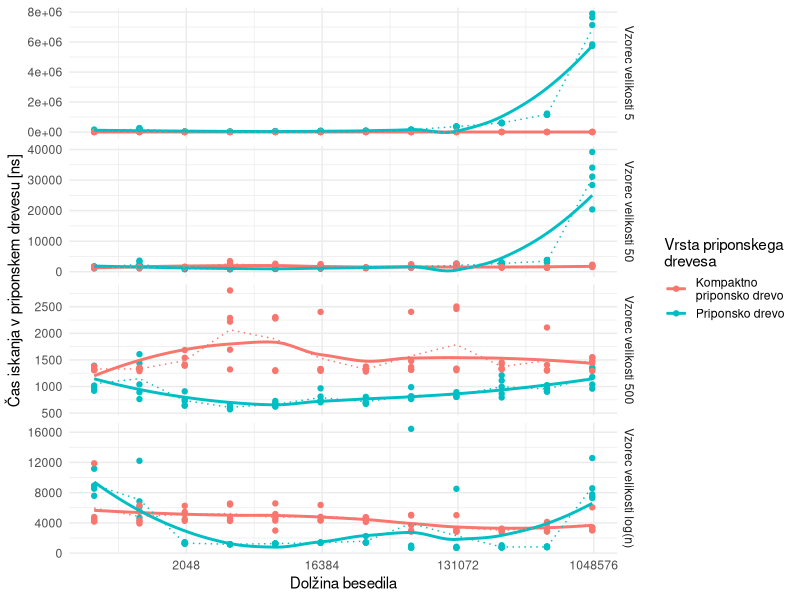
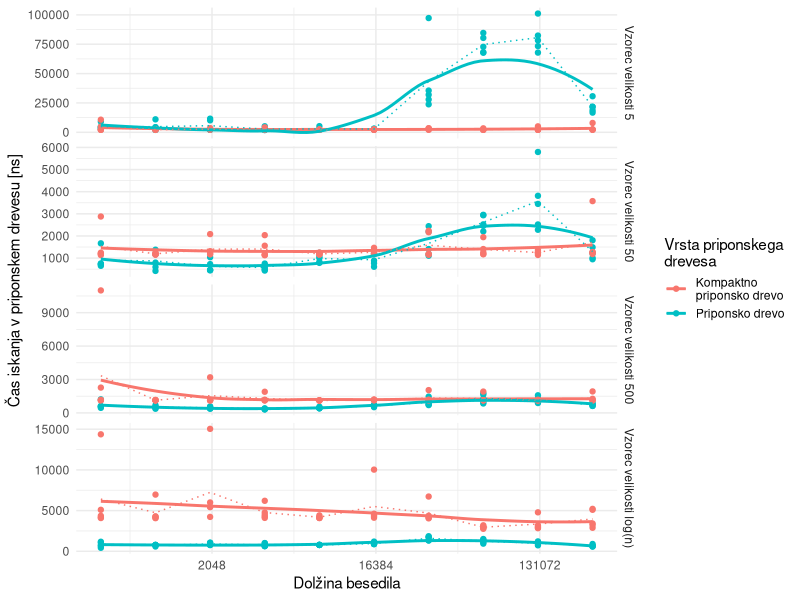
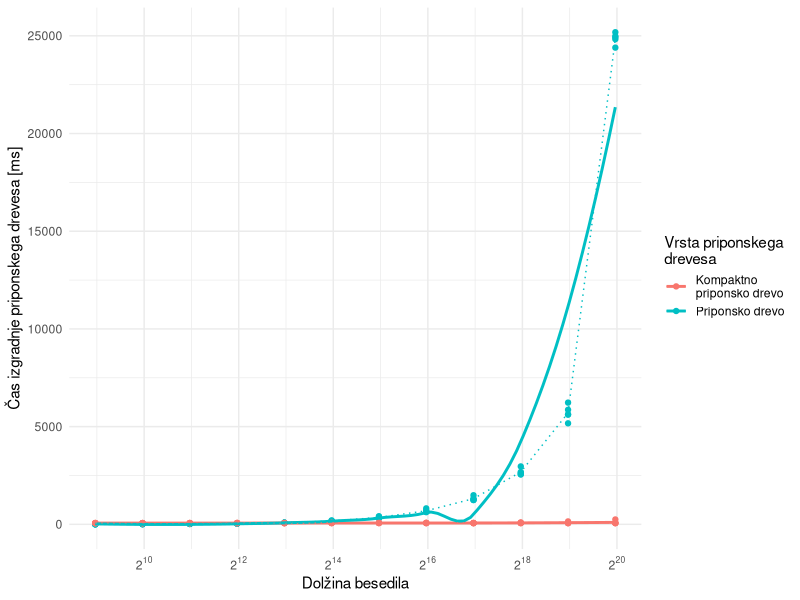
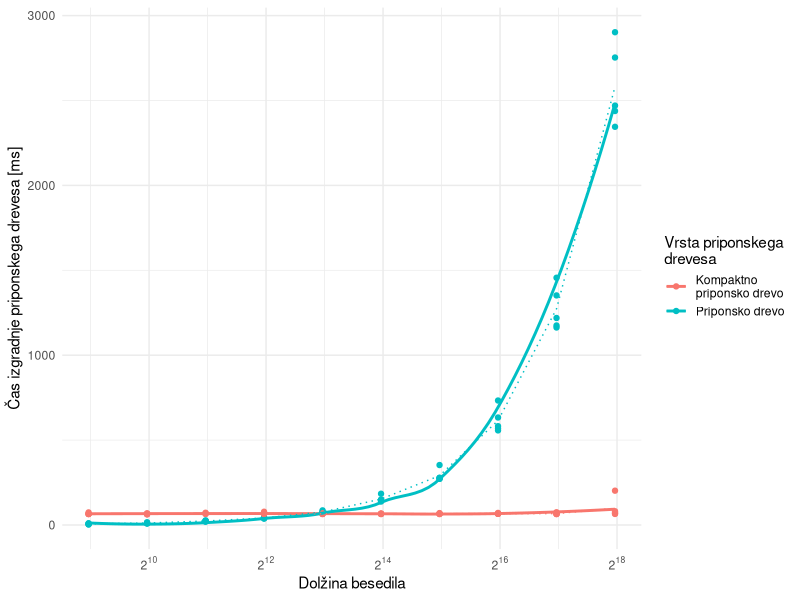
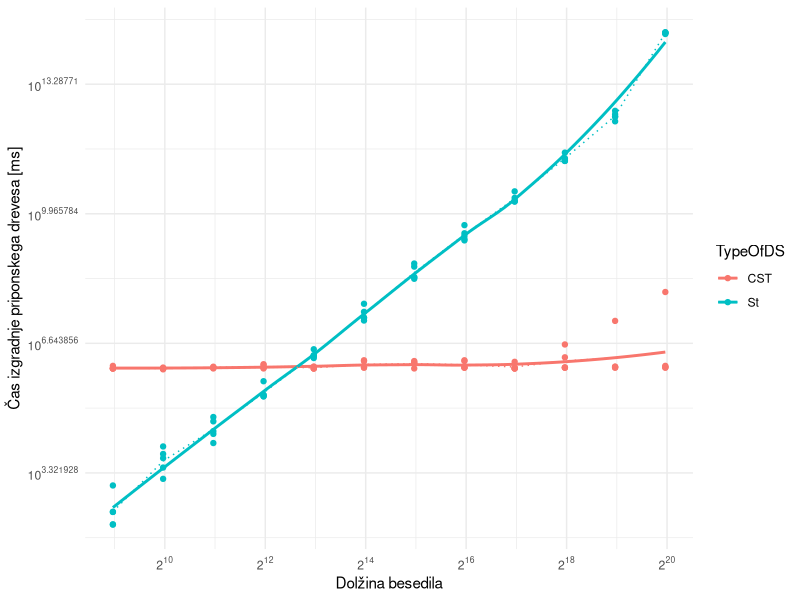
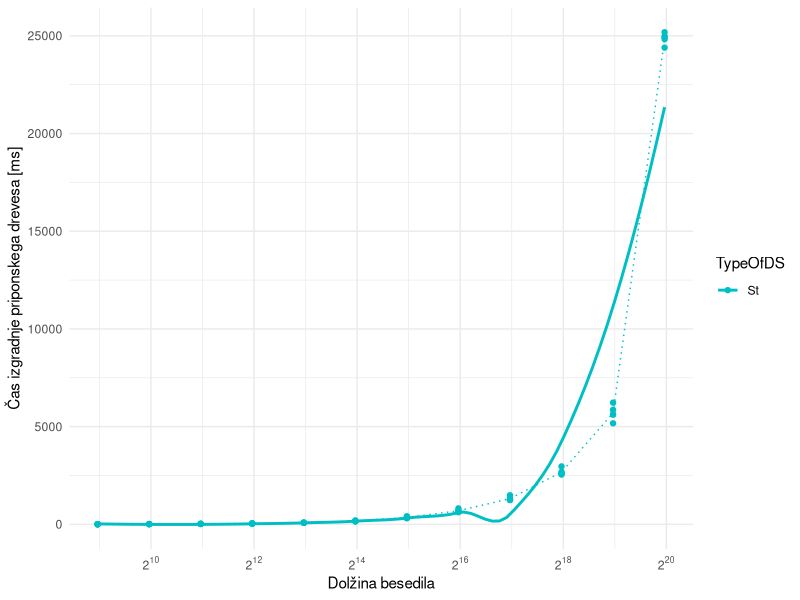
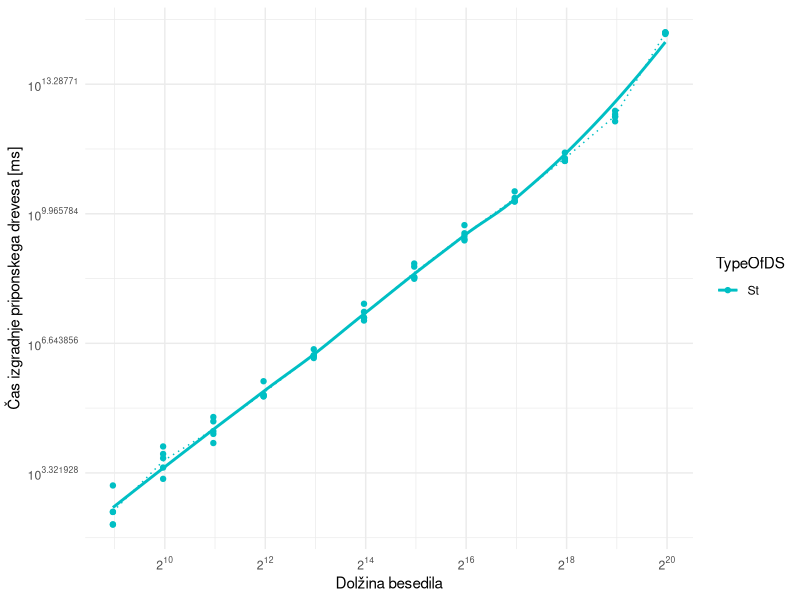
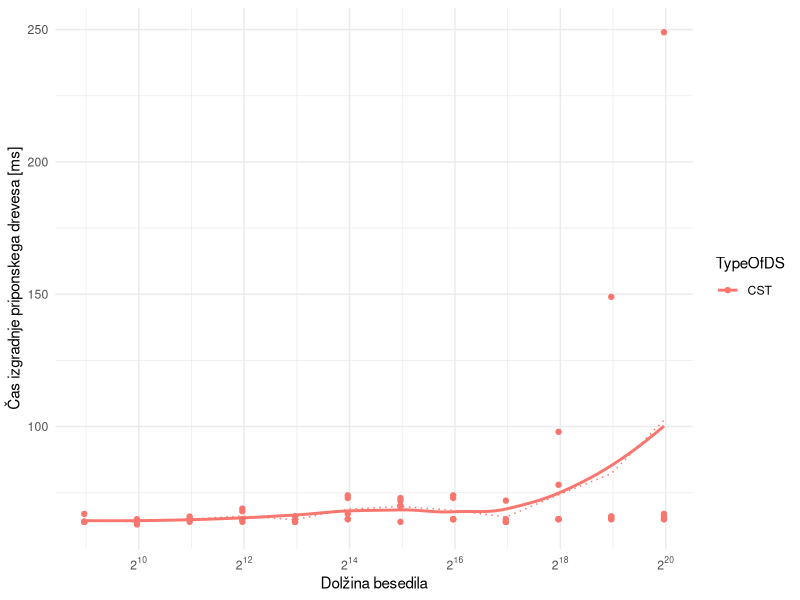

These figures' R source, in order:
library(tidyverse)
library(scales)
data<- read.csv("rezNovPc.csv")
dataSLO<- read.csv("rezNovPcNaKlancu.csv")
dataTidy <- data %>%  pivot_longer(col=starts_with("tFind"),names_to = "PatternLength", values_to = "TimeFind")
dataTidySLO <- dataSLO %>% pivot_longer(col=starts_with("tFind"),names_to = "PatternLength", values_to = "TimeFind")


dataTidy %>%ggplot() +
  aes(x = SizeRun, y = TimeFind, colour = TypeOfDS) +
  geom_point() +
  geom_smooth(se=F)+stat_summary(fun=mean,geom = 'line',linetype = 'dotted')+
  scale_x_continuous(trans = "log2") +
  theme_minimal() +
  labs(y="Čas iskanja v priponskem drevesu [ns]",x="Dolžina besedila")+
  scale_color_discrete(name = "Vrsta priponskega\ndrevesa", labels= c(CST="Kompaktno\npriponsko drevo", St="Priponsko drevo"))+
  facet_grid(scales = "free_y",vars(PatternLength),labeller = as_labeller(c(tFind5="Vzorec velikosti 5", tFind50="Vzorec velikosti 50", tFind500="Vzorec velikosti 500",tFindLog="Vzorec velikosti log(n)")))
ggsave("./Img/IskanjeNovPC.png", bg="white")

dataTidySLO %>%ggplot() +
  aes(x = SizeRun, y = TimeFind, colour = TypeOfDS) +
  geom_point() +
  geom_smooth(se=F)+stat_summary(fun=mean,geom = 'line',linetype = 'dotted')+
  scale_x_continuous(trans = "log2") +
  theme_minimal() +
  labs(y="Čas iskanja v priponskem drevesu [ns]",x="Dolžina besedila")+
  scale_color_discrete(name = "Vrsta priponskega\ndrevesa", labels= c(CST="Kompaktno\npriponsko drevo", St="Priponsko drevo"))+
  facet_grid(scales = "free_y",vars(PatternLength),labeller = as_labeller(c(tFind5="Vzorec velikosti 5", tFind50="Vzorec velikosti 50", tFind500="Vzorec velikosti 500",tFindLog="Vzorec velikosti log(n)")))
ggsave("./Img/IskanjeNovPCSLO.png", bg="white")

#Izgradnja drevesa
data%>% ggplot()+
  aes(x=SizeRun,y=Time,color=TypeOfDS)+
  geom_point()+
  geom_smooth(se=F)+stat_summary(fun=mean,geom = 'line',linetype = 'dotted')+
  theme_minimal()+
  scale_color_discrete(name = "Vrsta priponskega\ndrevesa", labels= c(CST="Kompaktno\npriponsko drevo", St="Priponsko drevo"))+
  #scale_color_manual(values=c("#00BFC4"))+
  scale_x_continuous(trans = log2_trans(), breaks = trans_breaks("log2", function(x) 2^x),
                     labels = trans_format("log2", math_format(2^.x)))+
  #scale_y_continuous(trans = log10_trans(), breaks = trans_breaks("log10", function(x) 10^x),
  #                  labels = trans_format("log2", math_format(10^.x)))+
  labs(y="Čas izgradnje priponskega drevesa [ms]",x="Dolžina besedila")
ggsave("./Img/izgradnjaDrecvesaNovPC.png",bg = "white")

dataSLO %>% ggplot()+
  aes(x=SizeRun,y=Time,color=TypeOfDS)+
  geom_point()+
  geom_smooth(se=F)+stat_summary(fun=mean,geom = 'line',linetype = 'dotted')+
  theme_minimal()+
  scale_color_discrete(name = "Vrsta priponskega\ndrevesa", labels= c(CST="Kompaktno\npriponsko drevo", St="Priponsko drevo"))+
  #scale_color_manual(values=c("#00BFC4"))+
  scale_x_continuous(trans = log2_trans(), breaks = trans_breaks("log2", function(x) 2^x),
                     labels = trans_format("log2", math_format(2^.x)))+
  #scale_y_continuous(trans = log10_trans(), breaks = trans_breaks("log10", function(x) 10^x),
  #                  labels = trans_format("log2", math_format(10^.x)))+
  labs(y="Čas izgradnje priponskega drevesa [ms]",x="Dolžina besedila")
ggsave("./Img/izgradnjaDrecvesaNovPCSLO.png",bg = "white")

data%>% ggplot()+
  aes(x=SizeRun,y=Time,color=TypeOfDS)+
  geom_point()+
  geom_smooth(se=F)+stat_summary(fun=mean,geom = 'line',linetype = 'dotted')+
  theme_minimal()+
  #scale_color_manual(values=c("#00BFC4"))+
  scale_x_continuous(trans = log2_trans(), breaks = trans_breaks("log2", function(x) 2^x),
                     labels = trans_format("log2", math_format(2^.x)))+
  scale_y_continuous(trans = log10_trans(), breaks = trans_breaks("log10", function(x) 10^x),
                     labels = trans_format("log2", math_format(10^.x)))+
  labs(y="Čas izgradnje priponskega drevesa [ms]",x="Dolžina besedila")
ggsave("./Img/izgradnjaDrecvesaNovPCzylog.png")

data %>% filter(TypeOfDS=="St")%>% ggplot()+
  aes(x=SizeRun,y=Time,color=TypeOfDS)+
  geom_point()+
  geom_smooth(se=F)+stat_summary(fun=mean,geom = 'line',linetype = 'dotted')+
  theme_minimal()+
  scale_color_manual(values=c("#00BFC4"))+
  scale_x_continuous(trans = log2_trans(), breaks = trans_breaks("log2", function(x) 2^x),
                     labels = trans_format("log2", math_format(2^.x)))+
  #scale_y_continuous(trans = log10_trans(), breaks = trans_breaks("log10", function(x) 10^x),
  #                  labels = trans_format("log2", math_format(10^.x)))+
  labs(y="Čas izgradnje priponskega drevesa [ms]",x="Dolžina besedila")
ggsave("./Img/izgradnjaDrecvesaNovPCST.png") 

data %>% filter(TypeOfDS=="St")%>% ggplot()+
  aes(x=SizeRun,y=Time,color=TypeOfDS)+
  geom_point()+
  geom_smooth(se=F)+stat_summary(fun=mean,geom = 'line',linetype = 'dotted')+
  theme_minimal()+
  scale_color_manual(values=c("#00BFC4"))+
  scale_x_continuous(trans = log2_trans(), breaks = trans_breaks("log2", function(x) 2^x),
                     labels = trans_format("log2", math_format(2^.x)))+
  scale_y_continuous(trans = log10_trans(), breaks = trans_breaks("log10", function(x) 10^x),
                     labels = trans_format("log2", math_format(10^.x)))+
  labs(y="Čas izgradnje priponskega drevesa [ms]",x="Dolžina besedila")
ggsave("./Img/izgradnjaDrecvesaNovPCSTylog.png") 

data %>% filter(TypeOfDS=="CST")%>% ggplot()+
  aes(x=SizeRun,y=Time,color=TypeOfDS)+
  geom_point()+
  geom_smooth(se=F)+stat_summary(fun=mean,geom = 'line',linetype = 'dotted')+
  theme_minimal()+
  #scale_color_manual(values=c("#00BFC4"))+
  scale_x_continuous(trans = log2_trans(), breaks = trans_breaks("log2", function(x) 2^x),
                     labels = trans_format("log2", math_format(2^.x)))+
  #scale_y_continuous(trans = log10_trans(), breaks = trans_breaks("log10", function(x) 10^x),
  #                   labels = trans_format("log2", math_format(10^.x)))+
  labs(y="Čas izgradnje priponskega drevesa [ms]",x="Dolžina besedila")
ggsave("./Img/izgradnjaDrecvesaNovPCCST.png")

data %>% filter(TypeOfDS=="CST")%>% ggplot()+
  aes(x=SizeRun,y=Time,color=TypeOfDS)+
  geom_point()+
  geom_smooth(se=F)+stat_summary(fun=mean,geom = 'line',linetype = 'dotted')+
  theme_minimal()+
  #scale_color_manual(values=c("#00BFC4"))+
  scale_x_continuous(trans = log2_trans(), breaks = trans_breaks("log2", function(x) 2^x),
                     labels = trans_format("log2", math_format(2^.x)))+
  scale_y_continuous(trans = log10_trans(), breaks = trans_breaks("log10", function(x) 10^x),
                     labels = trans_format("log2", math_format(10^.x)))+
  labs(y="Čas izgradnje priponskega drevesa [ms]",x="Dolžina besedila")
ggsave("./Img/izgradnjaDrecvesaNovPCCSTylog.png")


# Velikost drevesa

data %>% ggplot()+
  aes(x=SizeRun,y=SizeInBytes,color=TypeOfDS)+
  geom_point()+
  geom_smooth(se=F)+stat_summary(fun=mean,geom = 'line',linetype = 'dotted')+
  theme_minimal()+
  scale_color_discrete(name = "Vrsta priponskega\ndrevesa", labels= c(CST="Kompaktno\npriponsko drevo", St="Priponsko drevo"))+
  #scale_color_manual(values=c("#00BFC4"))+
  scale_x_continuous(trans = log2_trans(), breaks = trans_breaks("log2", function(x) 2^x),
                     labels = trans_format("log2", math_format(2^.x)))+
  labs(y="Velikost priponskega drevesa [MB]",x="Dolžina besedila")
ggsave("./Img/velikostDrecvesaNovPC.png", bg="white")

dataSLO %>% ggplot()+
  aes(x=SizeRun,y=SizeInBytes,color=TypeOfDS)+
  geom_point()+
  geom_smooth(se=F)+stat_summary(fun=mean,geom = 'line',linetype = 'dotted')+
  theme_minimal()+
  scale_color_discrete(name = "Vrsta priponskega\ndrevesa", labels= c(CST="Kompaktno\npriponsko drevo", St="Priponsko drevo"))+
  #scale_color_manual(values=c("#00BFC4"))+
  scale_x_continuous(trans = log2_trans(), breaks = trans_breaks("log2", function(x) 2^x),
                     labels = trans_format("log2", math_format(2^.x)))+
  labs(y="Velikost priponskega drevesa [MB]",x="Dolžina besedila")
ggsave("./Img/velikostDrecvesaNovPCSLO.png", bg="white")

data %>% filter(TypeOfDS=="St") %>% ggplot()+
  aes(x=SizeRun,y=SizeInBytes,color=TypeOfDS)+
  geom_point()+
  geom_smooth(se=F)+stat_summary(fun=mean,geom = 'line',linetype = 'dotted')+
  theme_minimal()+   
  scale_color_manual(values=c("#00BFC4"))+
  scale_x_continuous(trans = log2_trans(), breaks = trans_breaks("log2", function(x) 2^x),
                     labels = trans_format("log2", math_format(2^.x)))+
  labs(y="Velikost priponskega drevesa [MB]",x="Dolžina besedila")
ggsave("./Img/velikostDrecvesaNovPCST.png", bg="white")


data%>% filter(TypeOfDS=="CST")%>% ggplot()+
  aes(x=SizeRun,y=SizeInBytes,color=TypeOfDS)+
  geom_point()+
  geom_smooth(se=F)+stat_summary(fun=mean,geom = 'line',linetype = 'dotted')+
  theme_minimal()+   
  #scale_color_manual(values=c("#00BFC4"))+
  scale_x_continuous(trans = log2_trans(), breaks = trans_breaks("log2", function(x) 2^x),
                     labels = trans_format("log2", math_format(2^.x)))+
  labs(y="Velikost priponskega drevesa [MB]",x="Dolžina besedila")
ggsave("./Img/velikostDrecvesaNovPCCST.png", bg="white")

#Iskanje vzorca dolžine 5
data %>% ggplot()+
  aes(x=SizeRun,y=tFind5,color=TypeOfDS)+
  geom_point()+
  geom_smooth(se=F)+stat_summary(fun=mean,geom = 'line',linetype = 'dotted')+
  theme_minimal()+   #scale_color_manual(values=c("#00BFC4"))+
  scale_x_continuous(trans = log2_trans(), breaks = trans_breaks("log2", function(x) 2^x),
                     labels = trans_format("log2", math_format(2^.x)))+
  labs(y="Čas iskanja vzorca dolžine 5 [ns]",x="Dolžina besedila")
ggsave("./Img/iskanje5NovPC.png", bg="white")

data %>% filter(TypeOfDS=="St") %>% ggplot()+
  aes(x=SizeRun,y=tFind5,color=TypeOfDS)+
  geom_point()+
  geom_smooth(se=F)+stat_summary(fun=mean,geom = 'line',linetype = 'dotted')+
  theme_minimal()+
  scale_color_manual(values=c("#00BFC4"))+
  scale_x_continuous(trans = log2_trans(), breaks = trans_breaks("log2", function(x) 2^x),
                     labels = trans_format("log2", math_format(2^.x)))+
  labs(y="Čas iskanja vzorca dolžine 5 [ns]",x="Dolžina besedila")
ggsave("./Img/iskanje5NovPCST.png", bg="white")

data%>% filter(TypeOfDS=="CST") %>% ggplot()+
  aes(x=SizeRun,y=tFind5,color=TypeOfDS)+
  geom_point()+
  geom_smooth(se=F)+stat_summary(fun=mean,geom = 'line',linetype = 'dotted')+
  theme_minimal()+   #scale_color_manual(values=c("#00BFC4"))+
  scale_x_continuous(trans = log2_trans(), breaks = trans_breaks("log2", function(x) 2^x),
                     labels = trans_format("log2", math_format(2^.x)))+
  labs(y="Čas iskanja vzorca dolžine 5 [ns]",x="Dolžina besedila")
ggsave("./Img/iskanje5NovPCCST.png", bg="white")

#Iskanje vzorca dolžine 50

data  %>% ggplot()+
  aes(x=SizeRun,y=tFind50,color=TypeOfDS)+
  geom_point()+
  geom_smooth(se=F)+stat_summary(fun=mean,geom = 'line',linetype = 'dotted')+
  theme_minimal()+   #scale_color_manual(values=c("#00BFC4"))+
  scale_x_continuous(trans = log2_trans(), breaks = trans_breaks("log2", function(x) 2^x),
                     labels = trans_format("log2", math_format(2^.x)))+
  labs(y="Čas iskanja vzorca dolžine 50 [ns]",x="Dolžina besedila")
ggsave("./Img/iskanje50NovPc.png", bg="white")

data %>% filter(TypeOfDS=="St") %>% ggplot()+
  aes(x=SizeRun,y=tFind50,color=TypeOfDS)+
  geom_point()+
  geom_smooth(se=F)+stat_summary(fun=mean,geom = 'line',linetype = 'dotted')+
  theme_minimal()+
  scale_color_manual(values=c("#00BFC4"))+
  scale_x_continuous(trans = log2_trans(), breaks = trans_breaks("log2", function(x) 2^x),
                     labels = trans_format("log2", math_format(2^.x)))+
  labs(y="Čas iskanja vzorca dolžine 50 [ns]",x="Dolžina besedila")
ggsave("./Img/iskanje50NovPcST.png", bg="white")

data %>% filter(TypeOfDS=="CST") %>% ggplot()+
  aes(x=SizeRun,y=tFind50,color=TypeOfDS)+
  geom_point()+
  geom_smooth(se=F)+stat_summary(fun=mean,geom = 'line',linetype = 'dotted')+
  theme_minimal()+   #scale_color_manual(values=c("#00BFC4"))+
  scale_x_continuous(trans = log2_trans(), breaks = trans_breaks("log2", function(x) 2^x),
                     labels = trans_format("log2", math_format(2^.x)))+
  labs(y="Čas iskanja vzorca dolžine 50 [ns]",x="Dolžina besedila")
ggsave("./Img/iskanje50NovPcCST.png", bg="white")

#Iskanje vzorca dolžine 500

data %>% ggplot()+
  aes(x=SizeRun,y=tFind500,color=TypeOfDS)+
  geom_point()+
  geom_smooth(se=F)+stat_summary(fun=mean,geom = 'line',linetype = 'dotted')+
  theme_minimal()+   #scale_color_manual(values=c("#00BFC4"))+
  scale_x_continuous(trans = log2_trans(), breaks = trans_breaks("log2", function(x) 2^x),
                     labels = trans_format("log2", math_format(2^.x)))+
  labs(y="Čas iskanja vzorca dolžine 500 [ns]",x="Dolžina besedila")
ggsave("./Img/iskanje20ST.png", bg="white")

data %>% filter(TypeOfDS=="St") %>% ggplot()+
  aes(x=SizeRun,y=tFind500,color=TypeOfDS)+
  geom_point()+
  geom_smooth(se=F)+stat_summary(fun=mean,geom = 'line',linetype = 'dotted')+
  theme_minimal()+
  scale_color_manual(values=c("#00BFC4"))+
  scale_x_continuous(trans = log2_trans(), breaks = trans_breaks("log2", function(x) 2^x),
                     labels = trans_format("log2", math_format(2^.x)))+
  labs(y="Čas iskanja vzorca dolžine 500 [ns]",x="Dolžina besedila")
ggsave("./Img/iskanje20ST.png", bg="white")

data %>% filter(TypeOfDS=="CST") %>% ggplot()+
  aes(x=SizeRun,y=tFind500,color=TypeOfDS)+
  geom_point()+
  geom_smooth(se=F)+stat_summary(fun=mean,geom = 'line',linetype = 'dotted')+
  theme_minimal()+   #scale_color_manual(values=c("#00BFC4"))+
  scale_x_continuous(trans = log2_trans(), breaks = trans_breaks("log2", function(x) 2^x),
                     labels = trans_format("log2", math_format(2^.x)))+
  labs(y="Čas iskanja vzorca dolžine 500 [ns]",x="Dolžina besedila")
ggsave("./Img/iskanje20ST.png", bg="white")

#Iskanje vzorca dolžine logartem besedila

data %>% ggplot()+
  aes(x=SizeRun,y=tFindLog,color=TypeOfDS)+
  geom_point()+
  geom_smooth(se=F)+stat_summary(fun=mean,geom = 'line',linetype = 'dotted')+
  theme_minimal()+   #scale_color_manual(values=c("#00BFC4"))+
  scale_x_continuous(trans = log2_trans(), breaks = trans_breaks("log2", function(x) 2^x),
                     labels = trans_format("log2", math_format(2^.x)))+
  labs(y="Čas iskanja vzorca dolžine log(n) [ns]",x="Dolžina besedila")
ggsave("./Img/iskanjeLog.png", bg="white")

data %>% filter(TypeOfDS=="St") %>% ggplot()+
  aes(x=SizeRun,y=tFindLog,color=TypeOfDS)+
  geom_point()+
  geom_smooth(se=F)+stat_summary(fun=mean,geom = 'line',linetype = 'dotted')+
  theme_minimal()+
  scale_color_manual(values=c("#00BFC4"))+
  scale_x_continuous(trans = log2_trans(), breaks = trans_breaks("log2", function(x) 2^x),
                     labels = trans_format("log2", math_format(2^.x)))+
  labs(y="Čas iskanja vzorca dolžine log(n) [ns]",x="Dolžina besedila")
ggsave("./Img/iskanjeLogST.png", bg="white")

data %>% filter(TypeOfDS=="CST") %>% ggplot()+
  aes(x=SizeRun,y=tFindLog,color=TypeOfDS)+
  geom_point()+
  geom_smooth(se=F)+stat_summary(fun=mean,geom = 'line',linetype = 'dotted')+
  theme_minimal()+   #scale_color_manual(values=c("#00BFC4"))+
  scale_x_continuous(trans = log2_trans(), breaks = trans_breaks("log2", function(x) 2^x),
                     labels = trans_format("log2", math_format(2^.x)))+
  labs(y="Čas iskanja vzorca dolžine log(n) [ns]",x="Dolžina besedila")
ggsave("./Img/iskanjeLogCST.png", bg="white")
